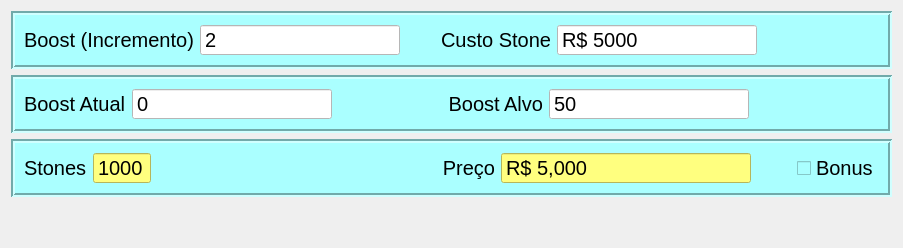
      <widget class="QWidget" name="tbBoost">
       <property name="sizePolicy">
        <sizepolicy hsizetype="Expanding" vsizetype="Expanding">
         <horstretch>0</horstretch>
         <verstretch>0</verstretch>
        </sizepolicy>
       </property>
       <property name="layoutDirection">
        <enum>Qt::LeftToRight</enum>
       </property>
       <property name="autoFillBackground">
        <bool>false</bool>
       </property>
       <property name="styleSheet">
        <string notr="true"/>
       </property>
       <attribute name="icon">
        <iconset>
         <normaloff>icons/boost stone.png</normaloff>icons/boost stone.png</iconset>
       </attribute>
       <attribute name="title">
        <string>Boost</string>
       </attribute>
       <layout class="QVBoxLayout" name="verticalLayout_6">
        <item>
         <widget class="QFrame" name="frame_5">
          <property name="sizePolicy">
           <sizepolicy hsizetype="Preferred" vsizetype="Fixed">
            <horstretch>0</horstretch>
            <verstretch>0</verstretch>
           </sizepolicy>
          </property>
          <property name="maximumSize">
           <size>
            <width>16777215</width>
            <height>120</height>
           </size>
          </property>
          <property name="styleSheet">
           <string notr="true">background-color: rgb(170, 255, 255);</string>
          </property>
          <property name="frameShape">
           <enum>QFrame::Box</enum>
          </property>
          <property name="frameShadow">
           <enum>QFrame::Sunken</enum>
          </property>
          <property name="lineWidth">
           <number>2</number>
          </property>
          <property name="midLineWidth">
           <number>0</number>
          </property>
          <layout class="QGridLayout" name="gridLayout_2">
           <item row="0" column="0">
            <widget class="QLabel" name="label">
             <property name="sizePolicy">
              <sizepolicy hsizetype="Preferred" vsizetype="Preferred">
               <horstretch>0</horstretch>
               <verstretch>0</verstretch>
              </sizepolicy>
             </property>
             <property name="font">
              <font>
               <pointsize>15</pointsize>
              </font>
             </property>
             <property name="styleSheet">
              <string notr="true"/>
             </property>
             <property name="text">
              <string>Boost (Incremento)</string>
             </property>
            </widget>
           </item>
           <item row="0" column="1">
            <widget class="QSpinBox" name="edtBoost">
             <property name="sizePolicy">
              <sizepolicy hsizetype="Fixed" vsizetype="Fixed">
               <horstretch>0</horstretch>
               <verstretch>0</verstretch>
              </sizepolicy>
             </property>
             <property name="minimumSize">
              <size>
               <width>200</width>
               <height>0</height>
              </size>
             </property>
             <property name="font">
              <font>
               <family>Tahoma</family>
               <pointsize>15</pointsize>
              </font>
             </property>
             <property name="styleSheet">
              <string notr="true">background-color: rgb(255, 255, 255);</string>
             </property>
             <property name="buttonSymbols">
              <enum>QAbstractSpinBox::NoButtons</enum>
             </property>
             <property name="maximum">
              <number>50</number>
             </property>
             <property name="value">
              <number>2</number>
             </property>
            </widget>
           </item>
           <item row="0" column="3">
            <widget class="QLabel" name="label_4">
             <property name="sizePolicy">
              <sizepolicy hsizetype="Preferred" vsizetype="Preferred">
               <horstretch>0</horstretch>
               <verstretch>0</verstretch>
              </sizepolicy>
             </property>
             <property name="font">
              <font>
               <pointsize>15</pointsize>
              </font>
             </property>
             <property name="text">
              <string>Custo Stone</string>
             </property>
             <property name="alignment">
              <set>Qt::AlignRight|Qt::AlignTrailing|Qt::AlignVCenter</set>
             </property>
            </widget>
           </item>
           <item row="0" column="4">
            <widget class="QSpinBox" name="edtPreco">
             <property name="sizePolicy">
              <sizepolicy hsizetype="Fixed" vsizetype="Fixed">
               <horstretch>0</horstretch>
               <verstretch>0</verstretch>
              </sizepolicy>
             </property>
             <property name="minimumSize">
              <size>
               <width>200</width>
               <height>0</height>
              </size>
             </property>
             <property name="font">
              <font>
               <family>Tahoma</family>
               <pointsize>15</pointsize>
              </font>
             </property>
             <property name="styleSheet">
              <string notr="true">background-color: rgb(255, 255, 255);</string>
             </property>
             <property name="buttonSymbols">
              <enum>QAbstractSpinBox::NoButtons</enum>
             </property>
             <property name="showGroupSeparator" stdset="0">
              <bool>false</bool>
             </property>
             <property name="prefix">
              <string>R$ </string>
             </property>
             <property name="maximum">
              <number>10000000</number>
             </property>
             <property name="value">
              <number>5000</number>
             </property>
            </widget>
           </item>
           <item row="0" column="5">
            <spacer name="horizontalSpacer_20">
             <property name="orientation">
              <enum>Qt::Horizontal</enum>
             </property>
             <property name="sizeHint" stdset="0">
              <size>
               <width>40</width>
               <height>20</height>
              </size>
             </property>
            </spacer>
           </item>
           <item row="0" column="2">
            <spacer name="horizontalSpacer_25">
             <property name="orientation">
              <enum>Qt::Horizontal</enum>
             </property>
             <property name="sizeType">
              <enum>QSizePolicy::Fixed</enum>
             </property>
             <property name="sizeHint" stdset="0">
              <size>
               <width>35</width>
               <height>20</height>
              </size>
             </property>
            </spacer>
           </item>
          </layout>
         </widget>
        </item>
        <item>
         <widget class="QFrame" name="frame_2">
          <property name="sizePolicy">
           <sizepolicy hsizetype="Preferred" vsizetype="Fixed">
            <horstretch>0</horstretch>
            <verstretch>0</verstretch>
           </sizepolicy>
          </property>
          <property name="maximumSize">
           <size>
            <width>16777215</width>
            <height>120</height>
           </size>
          </property>
          <property name="styleSheet">
           <string notr="true">background-color: rgb(170, 255, 255);</string>
          </property>
          <property name="frameShape">
           <enum>QFrame::Box</enum>
          </property>
          <property name="frameShadow">
           <enum>QFrame::Sunken</enum>
          </property>
          <property name="lineWidth">
           <number>2</number>
          </property>
          <property name="midLineWidth">
           <number>0</number>
          </property>
          <layout class="QHBoxLayout" name="horizontalLayout_3">
           <item>
            <widget class="QLabel" name="label_2">
             <property name="sizePolicy">
              <sizepolicy hsizetype="Fixed" vsizetype="Preferred">
               <horstretch>0</horstretch>
               <verstretch>0</verstretch>
              </sizepolicy>
             </property>
             <property name="font">
              <font>
               <pointsize>15</pointsize>
              </font>
             </property>
             <property name="text">
              <string>Boost Atual</string>
             </property>
            </widget>
           </item>
           <item>
            <widget class="QSpinBox" name="edtAtual">
             <property name="sizePolicy">
              <sizepolicy hsizetype="Fixed" vsizetype="Fixed">
               <horstretch>0</horstretch>
               <verstretch>0</verstretch>
              </sizepolicy>
             </property>
             <property name="minimumSize">
              <size>
               <width>200</width>
               <height>0</height>
              </size>
             </property>
             <property name="font">
              <font>
               <family>Tahoma</family>
               <pointsize>15</pointsize>
              </font>
             </property>
             <property name="styleSheet">
              <string notr="true">background-color: rgb(255, 255, 255);</string>
             </property>
             <property name="buttonSymbols">
              <enum>QAbstractSpinBox::NoButtons</enum>
             </property>
             <property name="maximum">
              <number>49</number>
             </property>
            </widget>
           </item>
           <item>
            <spacer name="horizontalSpacer_24">
             <property name="orientation">
              <enum>Qt::Horizontal</enum>
             </property>
             <property name="sizeType">
              <enum>QSizePolicy::Fixed</enum>
             </property>
             <property name="sizeHint" stdset="0">
              <size>
               <width>110</width>
               <height>20</height>
              </size>
             </property>
            </spacer>
           </item>
           <item>
            <widget class="QLabel" name="label_3">
             <property name="sizePolicy">
              <sizepolicy hsizetype="Preferred" vsizetype="Preferred">
               <horstretch>0</horstretch>
               <verstretch>0</verstretch>
              </sizepolicy>
             </property>
             <property name="font">
              <font>
               <pointsize>15</pointsize>
              </font>
             </property>
             <property name="layoutDirection">
              <enum>Qt::LeftToRight</enum>
             </property>
             <property name="styleSheet">
              <string notr="true"/>
             </property>
             <property name="text">
              <string>Boost Alvo</string>
             </property>
             <property name="alignment">
              <set>Qt::AlignRight|Qt::AlignTrailing|Qt::AlignVCenter</set>
             </property>
            </widget>
           </item>
           <item>
            <widget class="QSpinBox" name="edtAlvo">
             <property name="sizePolicy">
              <sizepolicy hsizetype="Fixed" vsizetype="Fixed">
               <horstretch>0</horstretch>
               <verstretch>0</verstretch>
              </sizepolicy>
             </property>
             <property name="minimumSize">
              <size>
               <width>200</width>
               <height>0</height>
              </size>
             </property>
             <property name="font">
              <font>
               <family>Tahoma</family>
               <pointsize>15</pointsize>
              </font>
             </property>
             <property name="styleSheet">
              <string notr="true">background-color: rgb(255, 255, 255);</string>
             </property>
             <property name="buttonSymbols">
              <enum>QAbstractSpinBox::NoButtons</enum>
             </property>
             <property name="minimum">
              <number>1</number>
             </property>
             <property name="maximum">
              <number>50</number>
             </property>
             <property name="value">
              <number>50</number>
             </property>
             <property name="displayIntegerBase">
              <number>10</number>
             </property>
            </widget>
           </item>
           <item>
            <spacer name="horizontalSpacer_21">
             <property name="orientation">
              <enum>Qt::Horizontal</enum>
             </property>
             <property name="sizeHint" stdset="0">
              <size>
               <width>40</width>
               <height>20</height>
              </size>
             </property>
            </spacer>
           </item>
          </layout>
         </widget>
        </item>
        <item>
         <widget class="QFrame" name="frame">
          <property name="sizePolicy">
           <sizepolicy hsizetype="Preferred" vsizetype="Fixed">
            <horstretch>0</horstretch>
            <verstretch>0</verstretch>
           </sizepolicy>
          </property>
          <property name="maximumSize">
           <size>
            <width>16777215</width>
            <height>120</height>
           </size>
          </property>
          <property name="styleSheet">
           <string notr="true">background-color: rgb(170, 255, 255);</string>
          </property>
          <property name="frameShape">
           <enum>QFrame::Box</enum>
          </property>
          <property name="frameShadow">
           <enum>QFrame::Sunken</enum>
          </property>
          <property name="lineWidth">
           <number>2</number>
          </property>
          <layout class="QHBoxLayout" name="horizontalLayout_12">
           <item>
            <widget class="QLabel" name="label_5">
             <property name="sizePolicy">
              <sizepolicy hsizetype="Maximum" vsizetype="Preferred">
               <horstretch>0</horstretch>
               <verstretch>0</verstretch>
              </sizepolicy>
             </property>
             <property name="font">
              <font>
               <pointsize>15</pointsize>
              </font>
             </property>
             <property name="text">
              <string>Stones</string>
             </property>
            </widget>
           </item>
           <item>
            <widget class="QSpinBox" name="edtStones">
             <property name="sizePolicy">
              <sizepolicy hsizetype="Fixed" vsizetype="Fixed">
               <horstretch>0</horstretch>
               <verstretch>0</verstretch>
              </sizepolicy>
             </property>
             <property name="minimumSize">
              <size>
               <width>0</width>
               <height>0</height>
              </size>
             </property>
             <property name="font">
              <font>
               <family>Tahoma</family>
               <pointsize>15</pointsize>
              </font>
             </property>
             <property name="styleSheet">
              <string notr="true">background-color: rgb(255, 255, 127);</string>
             </property>
             <property name="readOnly">
              <bool>true</bool>
             </property>
             <property name="buttonSymbols">
              <enum>QAbstractSpinBox::NoButtons</enum>
             </property>
             <property name="prefix">
              <string/>
             </property>
             <property name="maximum">
              <number>1000</number>
             </property>
             <property name="value">
              <number>1000</number>
             </property>
            </widget>
           </item>
           <item>
            <spacer name="horizontalSpacer_23">
             <property name="orientation">
              <enum>Qt::Horizontal</enum>
             </property>
             <property name="sizeType">
              <enum>QSizePolicy::Fixed</enum>
             </property>
             <property name="sizeHint" stdset="0">
              <size>
               <width>285</width>
               <height>20</height>
              </size>
             </property>
            </spacer>
           </item>
           <item>
            <widget class="QLabel" name="label_6">
             <property name="sizePolicy">
              <sizepolicy hsizetype="Fixed" vsizetype="Fixed">
               <horstretch>0</horstretch>
               <verstretch>0</verstretch>
              </sizepolicy>
             </property>
             <property name="font">
              <font>
               <pointsize>15</pointsize>
              </font>
             </property>
             <property name="layoutDirection">
              <enum>Qt::LeftToRight</enum>
             </property>
             <property name="text">
              <string>Preço</string>
             </property>
             <property name="alignment">
              <set>Qt::AlignRight|Qt::AlignTrailing|Qt::AlignVCenter</set>
             </property>
            </widget>
           </item>
           <item>
            <widget class="QSpinBox" name="edtPrecoTotal">
             <property name="sizePolicy">
              <sizepolicy hsizetype="Fixed" vsizetype="Fixed">
               <horstretch>0</horstretch>
               <verstretch>0</verstretch>
              </sizepolicy>
             </property>
             <property name="minimumSize">
              <size>
               <width>250</width>
               <height>0</height>
              </size>
             </property>
             <property name="font">
              <font>
               <family>Tahoma</family>
               <pointsize>15</pointsize>
              </font>
             </property>
             <property name="styleSheet">
              <string notr="true">background-color: rgb(255, 255, 127);</string>
             </property>
             <property name="readOnly">
              <bool>true</bool>
             </property>
             <property name="buttonSymbols">
              <enum>QAbstractSpinBox::NoButtons</enum>
             </property>
             <property name="showGroupSeparator" stdset="0">
              <bool>true</bool>
             </property>
             <property name="prefix">
              <string>R$ </string>
             </property>
             <property name="maximum">
              <number>100000000</number>
             </property>
             <property name="value">
              <number>5000</number>
             </property>
            </widget>
           </item>
           <item>
            <spacer name="horizontalSpacer_22">
             <property name="orientation">
              <enum>Qt::Horizontal</enum>
             </property>
             <property name="sizeHint" stdset="0">
              <size>
               <width>40</width>
               <height>20</height>
              </size>
             </property>
            </spacer>
           </item>
           <item>
            <widget class="QCheckBox" name="cbBonus">
             <property name="sizePolicy">
              <sizepolicy hsizetype="Fixed" vsizetype="Fixed">
               <horstretch>0</horstretch>
               <verstretch>0</verstretch>
              </sizepolicy>
             </property>
             <property name="minimumSize">
              <size>
               <width>0</width>
               <height>0</height>
              </size>
             </property>
             <property name="font">
              <font>
               <pointsize>15</pointsize>
              </font>
             </property>
             <property name="layoutDirection">
              <enum>Qt::LeftToRight</enum>
             </property>
             <property name="styleSheet">
              <string notr="true"/>
             </property>
             <property name="text">
              <string>Bonus</string>
             </property>
             <property name="iconSize">
              <size>
               <width>16</width>
               <height>16</height>
              </size>
             </property>
             <property name="checked">
              <bool>false</bool>
             </property>
             <property name="autoRepeat">
              <bool>false</bool>
             </property>
             <property name="tristate">
              <bool>false</bool>
             </property>
            </widget>
           </item>
          </layout>
         </widget>
        </item>
        <item>
         <spacer name="verticalSpacer_4">
          <property name="orientation">
           <enum>Qt::Vertical</enum>
          </property>
          <property name="sizeHint" stdset="0">
           <size>
            <width>20</width>
            <height>40</height>
           </size>
          </property>
         </spacer>
        </item>
       </layout>
      </widget>
